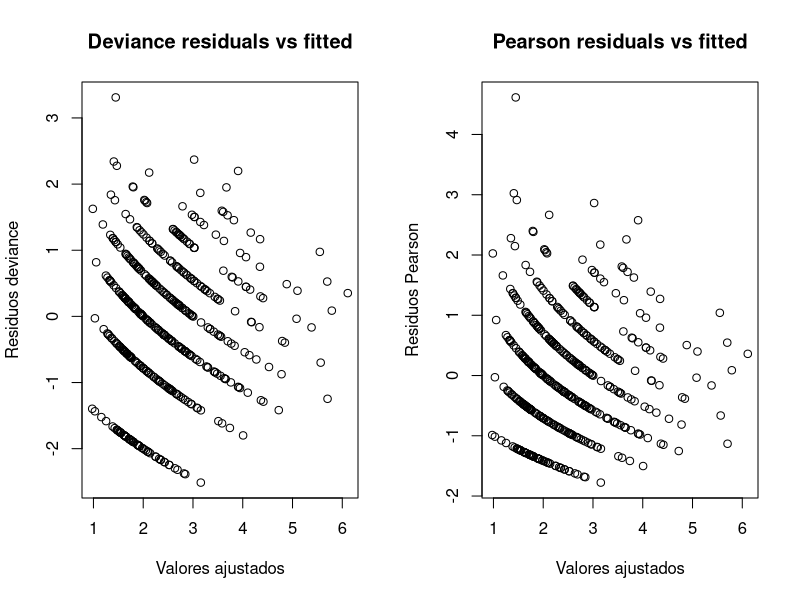
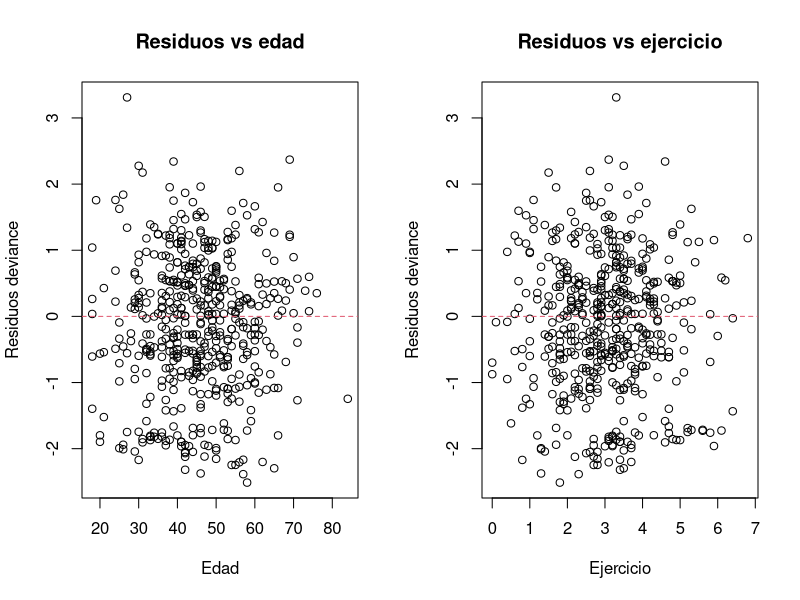
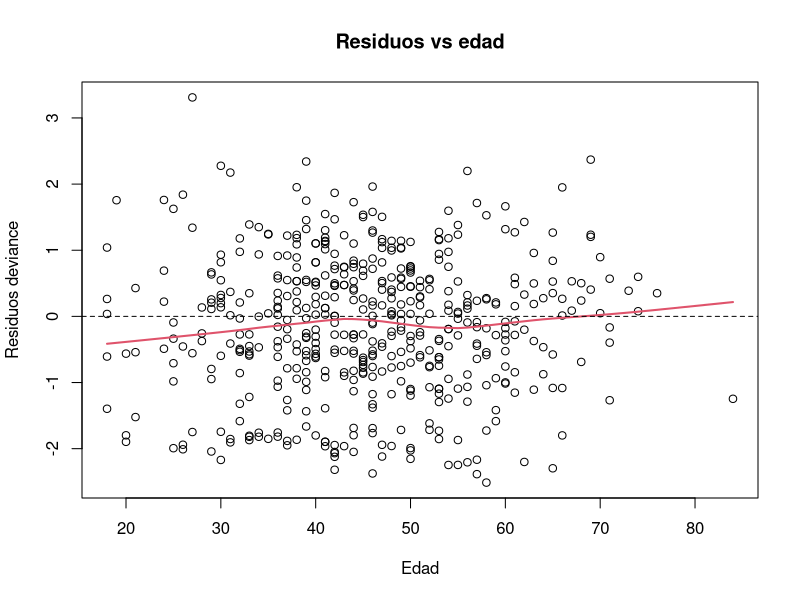
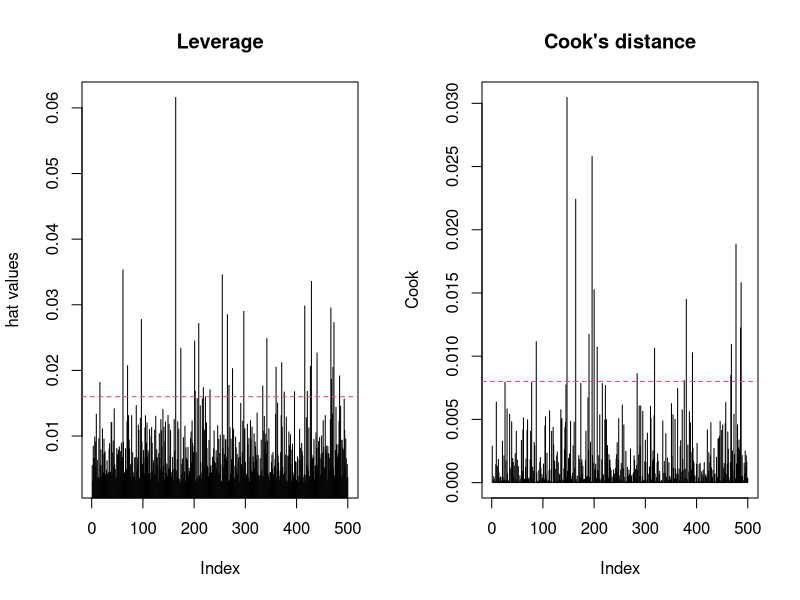
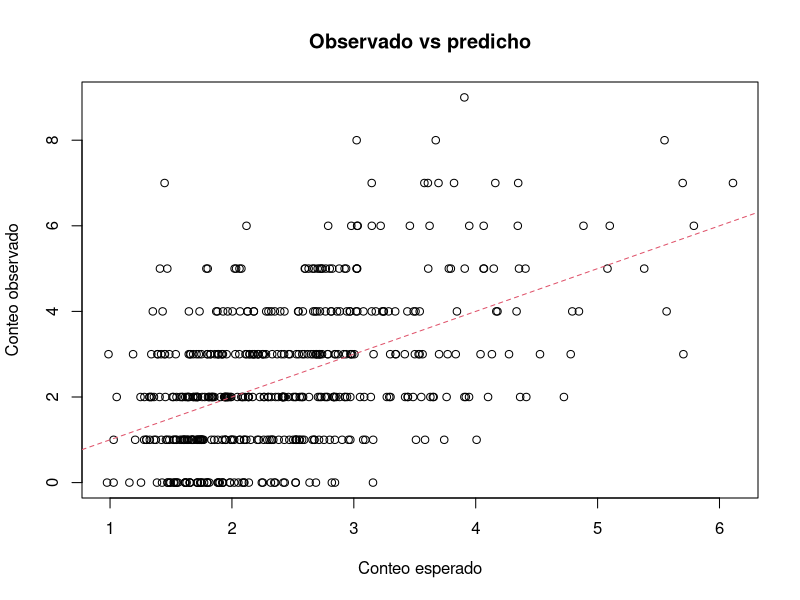
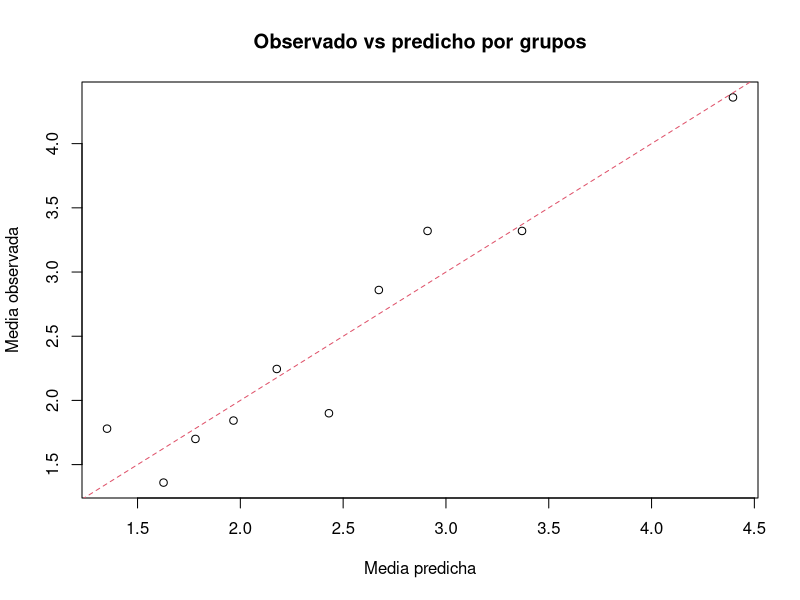

These figures' R source, in order: (Note: this script raises an error after producing the figures.)
## ---- chunk 1

set.seed(123)

# -----------------------------
# 1. Simular datos
# -----------------------------
n <- 500

edad <- round(rnorm(n, mean = 45, sd = 12))
edad[edad < 18] <- 18

fumador <- factor(sample(c("No", "Si"), n, replace = TRUE, prob = c(0.7, 0.3)))
ejercicio <- round(rnorm(n, mean = 3, sd = 1.2), 1)
ejercicio[ejercicio < 0] <- 0

# Media verdadera en escala log
eta <- 0.6 + 0.015*edad + 0.35*(fumador == "Si") - 0.18*ejercicio

mu <- exp(eta)

# Conteo Poisson
visitas <- rpois(n, lambda = mu)

datos_pois <- data.frame(visitas, edad, fumador, ejercicio)

## ---- chunk 2
# -----------------------------
# 2. Ajustar modelo Poisson
# -----------------------------
mod_pois <- glm(visitas ~ edad + fumador + ejercicio,
                family = poisson(link = "log"),
                data = datos_pois)

summary(mod_pois)
## ---- chunk 3
exp(coef(mod_pois))
## ---- chunk 4
exp(confint(mod_pois))
## ---- chunk 5
resultado <- cbind(
  beta = coef(mod_pois),
  RR = exp(coef(mod_pois)),
  IC_inf = exp(confint(mod_pois)[,1]),
  IC_sup = exp(confint(mod_pois)[,2])
)

print(resultado)
## ---- chunk 6
predict(mod_pois, type = "response")[1:10]
## ---- chunk 7
nuevo <- data.frame(
  edad = c(30, 30, 60, 60),
  fumador = factor(c("No", "Si", "No", "Si"), levels = levels(datos_pois$fumador)),
  ejercicio = c(2, 2, 2, 2)
)

pred <- predict(mod_pois, newdata = nuevo, type = "response")
cbind(nuevo, visitas_esperadas = pred)
## ---- chunk 8
res_dev <- residuals(mod_pois, type = "deviance")
res_pear <- residuals(mod_pois, type = "pearson")
ajustados <- fitted(mod_pois)

par(mfrow = c(1, 2))
plot(ajustados, res_dev,
     xlab = "Valores ajustados",
     ylab = "Residuos deviance",
     main = "Deviance residuals vs fitted")

plot(ajustados, res_pear,
     xlab = "Valores ajustados",
     ylab = "Residuos Pearson",
     main = "Pearson residuals vs fitted")
par(mfrow = c(1, 1))
## ---- chunk 9
mod_pois_quad <- glm(visitas ~ edad + I(edad^2) + fumador + ejercicio + I(ejercicio^2),
                     family = poisson(link = "log"),
                     data = datos_pois)

anova(mod_pois, mod_pois_quad, test = "Chisq")
## ---- chunk 10
par(mfrow = c(1, 2))
plot(datos_pois$edad, res_dev,
     xlab = "Edad", ylab = "Residuos deviance",
     main = "Residuos vs edad")
abline(h = 0, lty = 2, col = 2)

plot(datos_pois$ejercicio, res_dev,
     xlab = "Ejercicio", ylab = "Residuos deviance",
     main = "Residuos vs ejercicio")
abline(h = 0, lty = 2, col = 2)
par(mfrow = c(1, 1))
## ---- chunk 11
plot(datos_pois$edad, res_dev,
     xlab = "Edad", ylab = "Residuos deviance",
     main = "Residuos vs edad")
lines(lowess(datos_pois$edad, res_dev), lwd = 2, col = 2)
abline(h = 0, lty = 2)
## ---- chunk 12
hat_vals <- hatvalues(mod_pois)
cook_vals <- cooks.distance(mod_pois)

par(mfrow = c(1, 2))
plot(hat_vals, type = "h", main = "Leverage", ylab = "hat values")
abline(h = 2*mean(hat_vals), lty = 2, col = 2)

plot(cook_vals, type = "h", main = "Cook's distance", ylab = "Cook")
abline(h = 4/nrow(datos_pois), lty = 2, col = 2)
par(mfrow = c(1, 1))
## ---- chunk 13
which(hat_vals > 2*mean(hat_vals))
which(cook_vals > 4/nrow(datos_pois))
## ---- chunk 14
idx <- which(cook_vals > 4/nrow(datos_pois))
datos_pois[idx, ]
## ---- chunk 15
dispersion <- sum(residuals(mod_pois, type = "pearson")^2) / mod_pois$df.residual
dispersion
## ---- chunk 16
mod_pois$deviance / mod_pois$df.residual
## ---- chunk 17
mod_quasi <- glm(visitas ~ edad + fumador + ejercicio,
                 family = quasipoisson(link = "log"),
                 data = datos_pois)

summary(mod_quasi)
## ---- chunk 18
library(MASS)

mod_nb <- glm.nb(visitas ~ edad + fumador + ejercicio,
                 data = datos_pois)

summary(mod_nb)
## ---- chunk 19
AIC(mod_pois, mod_nb)
## ---- chunk 20
plot(fitted(mod_pois), datos_pois$visitas,
     xlab = "Conteo esperado",
     ylab = "Conteo observado",
     main = "Observado vs predicho")
abline(0, 1, col = 2, lty = 2)
## ---- chunk 21
datos_pois$grupo <- cut(fitted(mod_pois),
                        breaks = quantile(fitted(mod_pois), probs = seq(0, 1, 0.1)),
                        include.lowest = TRUE)

comparacion <- aggregate(cbind(obs = visitas, pred = fitted(mod_pois)) ~ grupo,
                         data = datos_pois,
                         FUN = mean)

print(comparacion)

plot(comparacion$pred, comparacion$obs,
     xlab = "Media predicha",
     ylab = "Media observada",
     main = "Observado vs predicho por grupos")
abline(0, 1, col = 2, lty = 2)
## ---- chunk 22
mean(datos_pois$visitas == 0)
mean(dpois(0, lambda = fitted(mod_pois)))
## ---- chunk 23
mod_nulo <- glm(visitas ~ 1,
                family = poisson(link = "log"),
                data = datos_pois)

anova(mod_nulo, mod_pois, test = "Chisq")
## ---- chunk 24
# Ajuste
mod <- glm(y ~ x1 + x2 + x3, family = poisson(link = "log"), data = datos)

# Resumen
summary(mod)
exp(coef(mod))
exp(confint(mod))

# Residuos
res_dev <- residuals(mod, type = "deviance")
res_pear <- residuals(mod, type = "pearson")
fit <- fitted(mod)

par(mfrow = c(1, 2))
plot(fit, res_dev); abline(h = 0, lty = 2, col = 2)
plot(fit, res_pear); abline(h = 0, lty = 2, col = 2)
par(mfrow = c(1, 1))

# Influencia
plot(hatvalues(mod), type = "h")
abline(h = 2*mean(hatvalues(mod)), col = 2, lty = 2)

plot(cooks.distance(mod), type = "h")
abline(h = 4/nrow(datos), col = 2, lty = 2)

# Sobredispersión
sum(residuals(mod, type = "pearson")^2) / mod$df.residual
mod$deviance / mod$df.residual

# Comparación con modelo más flexible
library(MASS)
mod_nb <- glm.nb(y ~ x1 + x2 + x3, data = datos)
AIC(mod, mod_nb)
summary(mod_nb)
